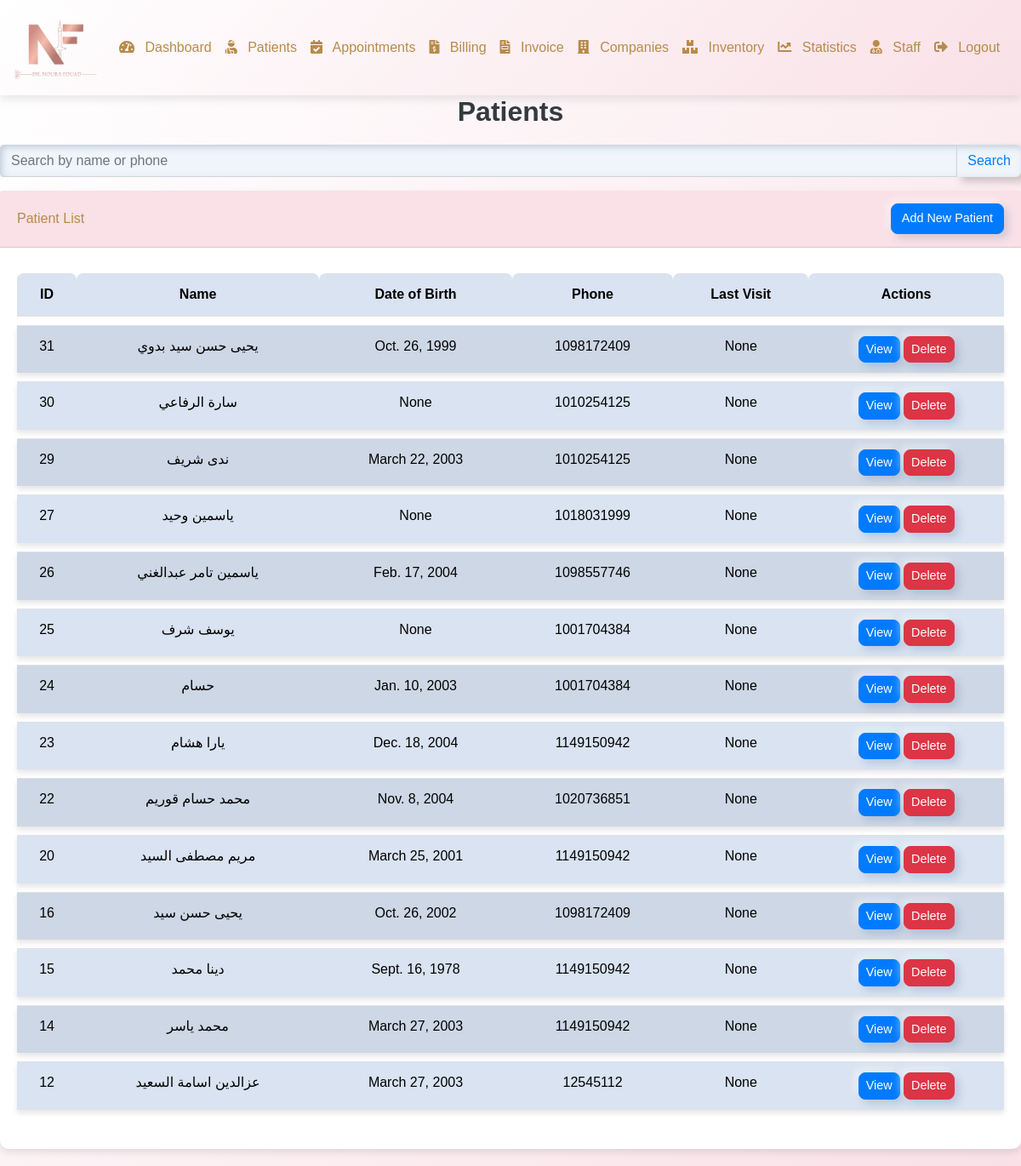
Screenshot of /patients (signed in) with the database file from the repository.
### webapp/models.py (models this page shows, shortened)
class patient(models.Model):
    name = models.CharField(max_length=250)
    phone = models.IntegerField()
    address = models.CharField(max_length=255, default='Default Address')
    create_at = models.DateTimeField (auto_now_add = True)
    date_of_birth = models.DateField(null=True, blank=True)
    last_visit = models.DateField(null=True, blank=True)
    class Meta :
            ordering = ['-create_at']

### webapp/views.py (the view)
# urls.py: path('patients', views.patients,name='patients'),
@login_required(login_url='login')
def patients (request):
    records=patient.objects.all()
    query = request.GET.get('q')
    if query:
        records = patient.objects.filter(name__icontains=query) | patient.objects.filter(phone__icontains=query)
    else:
        records = patient.objects.all()
    return render(request, 'web/patients.html',context={'records':records})

### templates/web/patients.html (shortened to what this page needs)
{% extends 'base.html'%}
{% block content %}
<!DOCTYPE html>
<html lang="en">
<head>
    <link rel="stylesheet" href="https://stackpath.bootstrapcdn.com/bootstrap/4.5.2/css/bootstrap.min.css">
</head>
<body>
    <main role="main" class="main-content">
        <h1 class="h2">Patients</h1>
        <form method="GET" action="{% url 'patients' %}" class="mb-3">
            <div class="input-group">
                <input type="text" name="q" class="form-control" placeholder="Search by name or phone" value="{{ request.GET.q }}">
                <div class="input-group-append">
                    <button class="btn btn-outline-primary" type="submit">Search</button>
                </div>
            </div>
        </form>
        <div class="card">
            <div class="card-header">
                <span>Patient List</span>
                <a href="{% url 'add_patient' %}" class="btn btn-primary">Add New Patient</a>
            </div>
            <div class="card-body">
                <table class="table table-striped">
                    <thead>
                        <tr>
                            <th>ID</th>
                            <th>Name</th>
                            <th>Date of Birth</th>
                            <th>Phone</th>
                            <th>Last Visit</th>
                            <th>Actions</th>
                        </tr>
                    </thead>
                    <tbody>
                        {% for record in records %}
                        <tr>
                            <td data-label="ID">{{ record.id }}</td>
                            <td data-label="Name">{{ record.name }}</td>
                            <td data-label="Date of Birth">{{ record.date_of_birth }}</td>
                            <td data-label="Phone">{{ record.phone }}</td>
                            <td data-label="Last Visit">{{ record.last_visit }}</td>
                            <td data-label="Actions">
                                <a href="{% url 'view_patient' record.id %}" class="btn btn-sm btn-primary">View</a>
                                <form method="POST" action="{% url 'delete_patient' record.id %}" style="display:inline;">
                                    <button type="submit" class="btn btn-sm btn-danger" onclick="return confirm('Are you sure you want to delete this patient?');">Delete</button>
                                </form>
                            </td>
                        </tr>
                        {% endfor %}
                    </tbody>
                </table>
            </div>
        </div>
    </main>
</body>
</html>
{% endblock %}

### templates/web/patients.html (style rules this page uses)
body { background: linear-gradient(120deg, #ffffff, #f9e1e7); font-family: 'Arial', sans-serif; }
.card { margin-bottom: 20px; border: none; border-radius: 10px; box-shadow: 0 4px 8px rgba(0, 0, 0, 0.1); }
.card-header { display: flex; justify-content: space-between; align-items: center; background-color: #f9e1e7; color: #b88b4a; border-radius: 10px 10px 0 0; padding: 15px 20px; }
h1.h2 { color: #343a40; font-weight: bold; margin-bottom: 20px; text-align: center; }
table.table { border-collapse: separate; border-spacing: 0 10px; }
table thead th { background-color: #343a40; color: white; font-size: 1rem; text-align: center; border-top-left-radius: 8px; border-top-right-radius: 8px; padding: 10px; }
table tbody tr { background-color: white; box-shadow: 0 4px 6px rgba(0, 0, 0, 0.1); transition: transform 0.2s ease; }
table tbody td { padding: 15px; text-align: center; color: #343a40; font-weight: 500; vertical-align: middle; }
.btn-primary, .btn-danger, .btn-success { font-size: 0.9em; border-radius: 8px; transition: background-color 0.3s ease; }

### rows the page displays
patient: id "31", name "يحيى حسن سيد بدوي", date_of_birth "Oct. 26, 1999", phone "1098172409", last_visit "None"
patient: id "30", name "سارة الرفاعي", date_of_birth "None", phone "1010254125", last_visit "None"
patient: id "29", name "ندى شريف", date_of_birth "March 22, 2003", phone "1010254125", last_visit "None"
patient: id "27", name "ياسمين وحيد", date_of_birth "None", phone "1018031999", last_visit "None"
patient: id "26", name "ياسمين تامر عبدالغني", date_of_birth "Feb. 17, 2004", phone "1098557746", last_visit "None"
patient: id "25", name "يوسف شرف", date_of_birth "None", phone "1001704384", last_visit "None"
patient: id "24", name "حسام", date_of_birth "Jan. 10, 2003", phone "1001704384", last_visit "None"
patient: id "23", name "يارا هشام", date_of_birth "Dec. 18, 2004", phone "1149150942", last_visit "None"
patient: id "22", name "محمد حسام قوريم", date_of_birth "Nov. 8, 2004", phone "1020736851", last_visit "None"
patient: id "20", name "مريم مصطفى السيد", date_of_birth "March 25, 2001", phone "1149150942", last_visit "None"
patient: id "16", name "يحيى حسن سيد", date_of_birth "Oct. 26, 2002", phone "1098172409", last_visit "None"
patient: id "15", name "دينا محمد", date_of_birth "Sept. 16, 1978", phone "1149150942", last_visit "None"
patient: id "14", name "محمد ياسر", date_of_birth "March 27, 2003", phone "1149150942", last_visit "None"
patient: id "12", name "عزالدين اسامة السعيد", date_of_birth "March 27, 2003", phone "12545112", last_visit "None"
